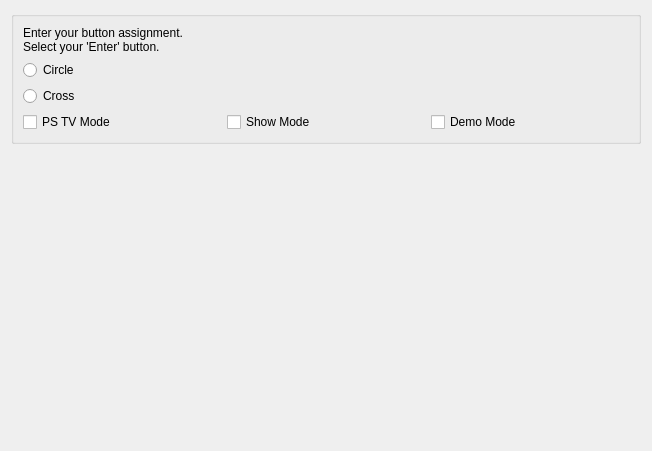
<?xml version="1.0" encoding="UTF-8"?>
<ui version="4.0">
 <class>SystemSettingsWidget</class>
 <widget class="QWidget" name="SystemSettingsWidget">
  <property name="geometry">
   <rect>
    <x>0</x>
    <y>0</y>
    <width>652</width>
    <height>451</height>
   </rect>
  </property>
  <property name="windowTitle">
   <string>Form</string>
  </property>
  <layout class="QVBoxLayout" name="verticalLayout_3">
   <item>
    <widget class="QGroupBox" name="groupBox">
     <property name="title">
      <string/>
     </property>
     <layout class="QVBoxLayout" name="verticalLayout_4">
      <item>
       <layout class="QVBoxLayout" name="verticalLayout_2">
        <item>
         <widget class="QLabel" name="label">
          <property name="text">
           <string>Enter your button assignment. 
Select your 'Enter' button.</string>
          </property>
         </widget>
        </item>
        <item>
         <layout class="QVBoxLayout" name="verticalLayout">
          <item>
           <widget class="QRadioButton" name="circle">
            <property name="text">
             <string>Circle</string>
            </property>
           </widget>
          </item>
          <item>
           <widget class="QRadioButton" name="cross">
            <property name="text">
             <string>Cross</string>
            </property>
           </widget>
          </item>
         </layout>
        </item>
        <item>
         <layout class="QHBoxLayout" name="horizontalLayout">
          <item>
           <widget class="QCheckBox" name="pstv_mode">
            <property name="text">
             <string>PS TV Mode</string>
            </property>
           </widget>
          </item>
          <item>
           <widget class="QCheckBox" name="show_mode">
            <property name="text">
             <string>Show Mode</string>
            </property>
           </widget>
          </item>
          <item>
           <widget class="QCheckBox" name="demo_mode">
            <property name="text">
             <string>Demo Mode</string>
            </property>
           </widget>
          </item>
         </layout>
        </item>
       </layout>
      </item>
     </layout>
    </widget>
   </item>
   <item>
    <spacer name="verticalSpacer">
     <property name="orientation">
      <enum>Qt::Vertical</enum>
     </property>
     <property name="sizeHint" stdset="0">
      <size>
       <width>20</width>
       <height>40</height>
      </size>
     </property>
    </spacer>
   </item>
  </layout>
 </widget>
 <resources/>
 <connections/>
</ui>
